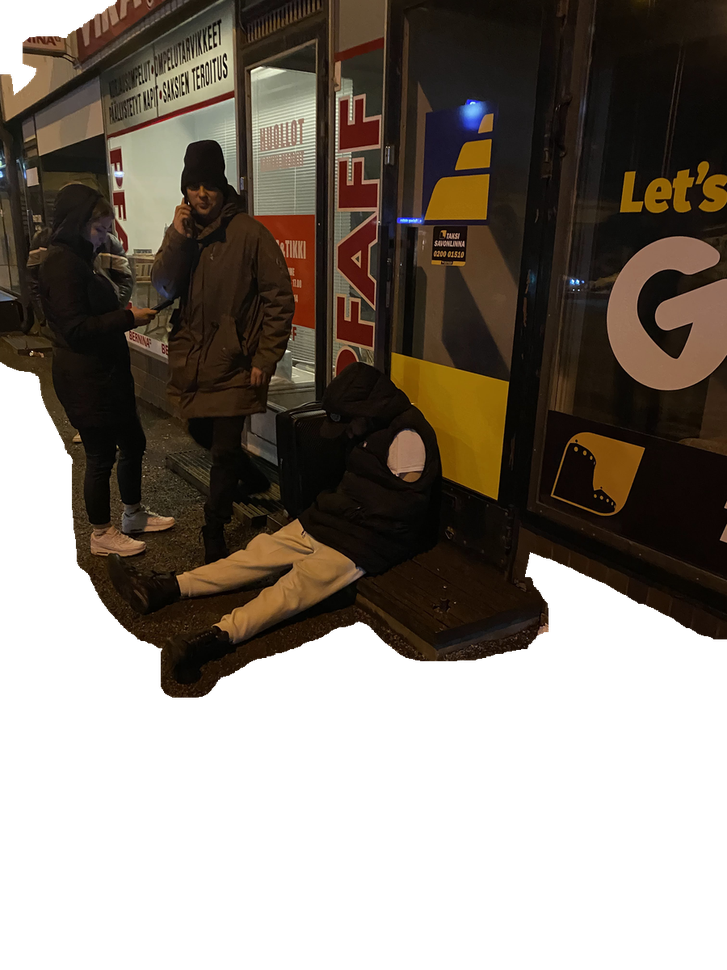
#> input picture assets_generated/IMG_1061_Original_fg.png, 727 x 970 px, shrunk from 900 x 1200 before the run; its folder holds only this picture in this run
$ python rotate_img.py
#> lines starting #> are read from the running program, lines starting #| are printed output that depends on the picture
from PIL import Image
import os

base_name = "IMG_1061_Original"
output_dir = "assets_generated"

for ext, suffix in [(".png", "_fg"), (".jpg", "_bg")]:
    path = os.path.join(output_dir, f"{base_name}{suffix}{ext}")
    if os.path.exists(path):
        img = Image.open(path)
#> img is the input picture: PIL image 727x970 RGBA; mean R, G, B, A 35.6, 27.3, 18.4, 158.8
        # 90 degrees to the right is -90 or 270. In PIL, ROTATE_270 means rotate 270 degrees counter-clockwise, which is 90 degrees clockwise.
        img = img.transpose(Image.ROTATE_270)
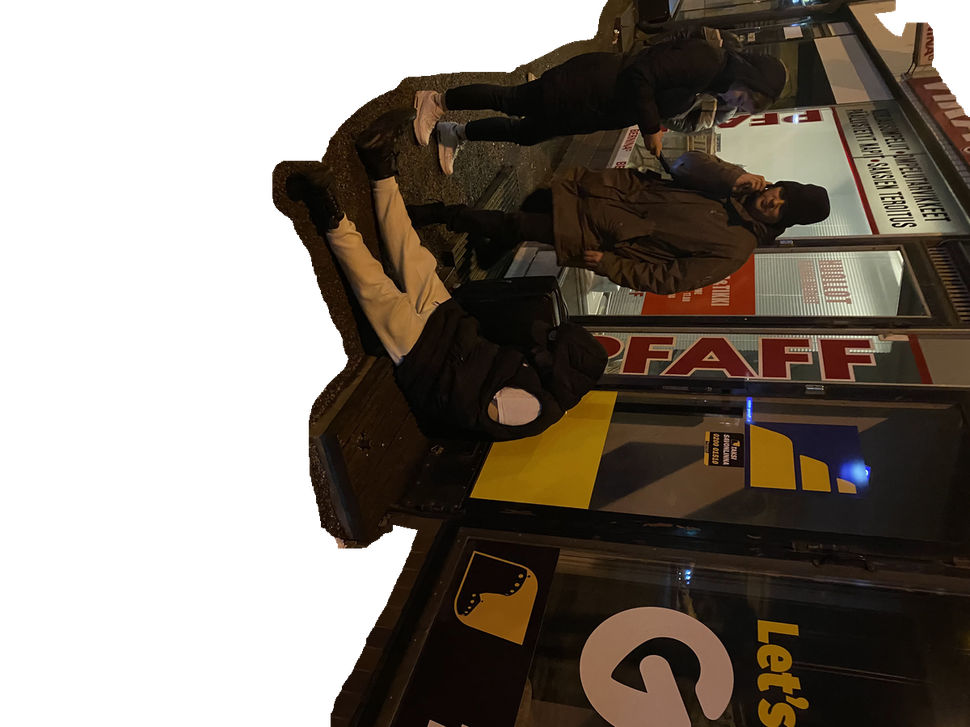
#> img: PIL image 970x727 RGBA; mean R, G, B, A 35.6, 27.3, 18.4, 158.8; transparent parts drawn white
        img.save(path)
        print(f"Rotated {path}")
    else:
        print(f"File not found: {path}")
